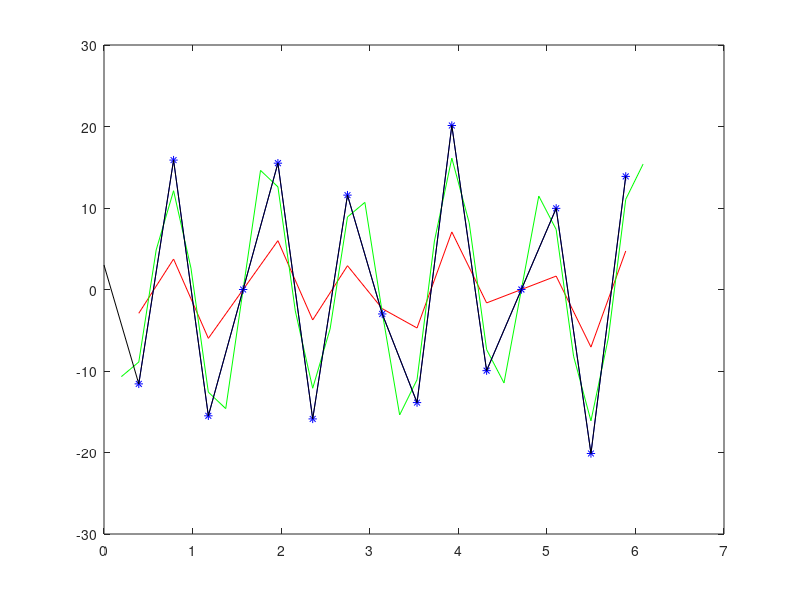

This figure's MATLAB source:
clear all
clc

function f=central(x,h)
   h
   L=size(x)(2);
   f=(x(1,3:L)-x(1,1:L-2))/(2*h);
endfunction
function f1=f(x);
  f1=sin(3*x)+3*cos(6*x);
endfunction
function f1=realdf(x);
  f1=3*cos(3*x)-18*sin(6*x);
endfunction
function re=remove_boundry(x)
  L=size(x)(2);
  re=x(1,2:L-1);
endfunction
function re=remove_boundry_s(x)
  L=size(x)(2);
  re=x(1,1:L-1);
endfunction
n16=linspace(0,2*pi,17);
n32=linspace(0,2*pi,33);
x16=remove_boundry(n16);
x32=remove_boundry(n32);

yc16=central(f(n16),n16(1,2)-n16(1,1));
yc32=central(f(n32),n32(1,2)-n32(1,1));

fx16=remove_boundry_s(n16);
fx32=remove_boundry_s(n32);
y16=fft(f(fx16));
y32=fft(f(fx32));
yf16=real(ifft((y16.*[[0:1:7],[0],[-7:1:-1]])*1i));

yr16=realdf(x16);
yr32=realdf(x32);


plot(x16,yc16,"r")
hold 
plot(x32,yc32,"g")
 
plot(x16,yr16,"b-*")

plot(fx16,yf16,"k")
